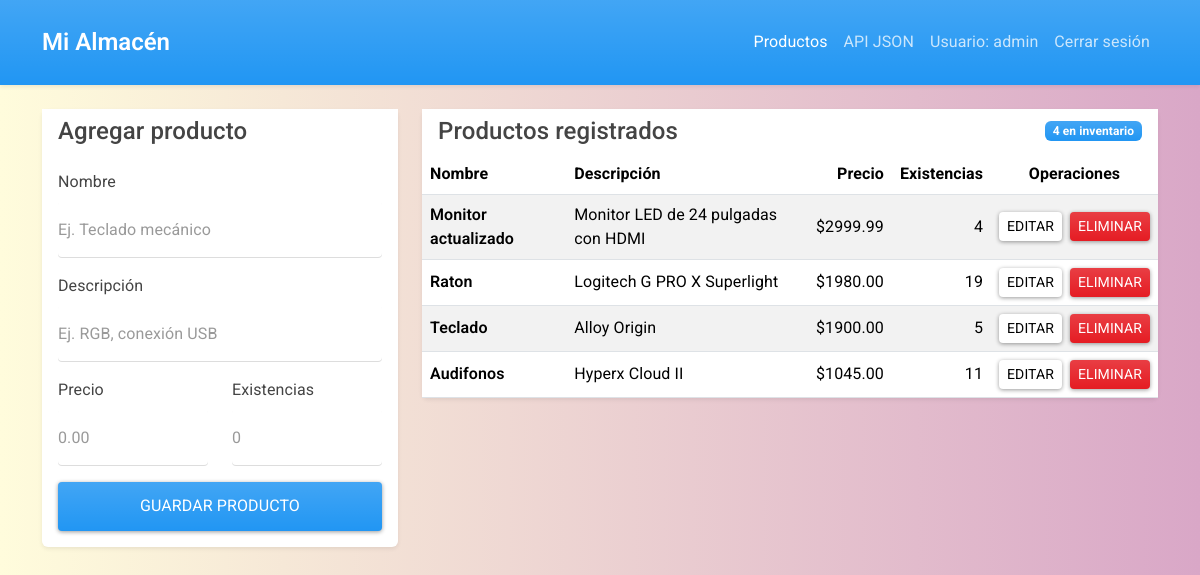
/ (signed in), run on the app's committed database.
### tables this page shows
CREATE TABLE productos (
      id INTEGER PRIMARY KEY AUTOINCREMENT,
      nombre TEXT NOT NULL,
      descripcion TEXT NOT NULL,
      precio REAL NOT NULL CHECK(precio >= 0),
      stock INTEGER NOT NULL CHECK(stock >= 0)
    , usuario_id INTEGER);

### app.py (the view)
    @app.route("/")
    @login_required
    def Index():
        productos = obtener_productos(usuario_actual_id())
        return render_template("index.html", productos=productos)

### app.py (called while the page is built)
def login_required(view):
    @wraps(view)
    def wrapped_view(*args, **kwargs):
        if "usuario_id" not in session:
            flash("Inicia sesión para continuar")
            return redirect(url_for("login"))
        return view(*args, **kwargs)
    return wrapped_view

def usuario_actual_id():
    if hasattr(g, "usuario_id"):
        return g.usuario_id
    return session["usuario_id"]

### extensions.py (called while the page is built)
def get_db():
    if "db" not in g:
        g.db = sqlite3.connect(current_app.config["DATABASE"])
        g.db.row_factory = sqlite3.Row
    return g.db

### models/tablaDB.py (called while the page is built)
def row_to_dict(row):
    if row is None:
        return None
    return dict(row)

def obtener_productos(usuario_id):
    db = get_db()
    productos = db.execute(
        """
        SELECT id, nombre, descripcion, precio, stock
        FROM productos
        WHERE usuario_id = ?
        ORDER BY id DESC
        """,
        (usuario_id,),
    ).fetchall()
    return [row_to_dict(producto) for producto in productos]

### templates/index.html (shortened to what this page needs)
{% extends 'layout.html' %}
{% block body %}
<div class="row g-4 align-items-start">
  <div class="col-lg-4">
    <div class="card shadow-sm">
      <div class="card-header bg-white">
        <h1 class="h4 mb-0">Agregar producto</h1>
      </div>
      <div class="card-body">
        <form action="{{ url_for('add_product') }}" method="POST">
          <div class="mb-3">
            <label class="form-label" for="nombre">Nombre</label>
            <input type="text" id="nombre" name="nombre" placeholder="Ej. Teclado mecánico" class="form-control" required>
          </div>
          <div class="mb-3">
            <label class="form-label" for="descripcion">Descripción</label>
            <input type="text" id="descripcion" name="descripcion" placeholder="Ej. RGB, conexión USB" class="form-control" required>
          </div>
          <div class="row">
            <div class="col-md-6 mb-3">
              <label class="form-label" for="precio">Precio</label>
              <input type="number" id="precio" name="precio" placeholder="0.00" min="0" step="0.01" class="form-control" required>
            </div>
            <div class="col-md-6 mb-3">
              <label class="form-label" for="stock">Existencias</label>
              <input type="number" id="stock" name="stock" placeholder="0" min="0" step="1" class="form-control" required>
            </div>
          </div>
          <button type="submit" class="btn btn-primary w-100">Guardar producto</button>
        </form>
      </div>
    </div>
  </div>
  <div class="col-lg-8">
    <div class="card shadow-sm">
      <div class="card-header bg-white d-flex justify-content-between align-items-center">
        <h2 class="h4 mb-0">Productos registrados</h2>
        <span class="badge text-bg-primary">{{ productos|length }} en inventario</span>
      </div>
      <div class="table-responsive">
        <table class="table table-striped table-hover align-middle mb-0">
          <thead>
            <tr>
              <th>Nombre</th>
              <th>Descripción</th>
              <th class="text-end">Precio</th>
              <th class="text-end">Existencias</th>
              <th class="text-center">Operaciones</th>
            </tr>
          </thead>
          <tbody>
            {% for producto in productos %}
              <tr>
                <td class="fw-semibold">{{ producto.nombre }}</td>
                <td>{{ producto.descripcion }}</td>
                <td class="text-end">${{ "%.2f"|format(producto.precio) }}</td>
                <td class="text-end">{{ producto.stock }}</td>
                <td>
                  <div class="d-flex gap-2 justify-content-center">
                    <a href="{{ url_for('edit_product', id=producto.id) }}" class="btn btn-secondary btn-sm px-2">Editar</a>
                    <a href="{{ url_for('delete_product', id=producto.id) }}" class="btn btn-danger btn-sm px-2 btn-delete">Eliminar</a>
                  </div>
                </td>
              </tr>
            {% else %}
              <tr>
                <td colspan="5" class="text-center text-muted py-4">No hay productos registrados.</td>
              </tr>
            {% endfor %}
          </tbody>
        </table>
      </div>
    </div>
  </div>
</div>
{% endblock %}

### templates/layout.html (shortened to what this page needs)
<!DOCTYPE html>
<html lang="es">
<head>
  <link rel="stylesheet" href="https://bootswatch.com/5/materia/bootstrap.min.css">
  <link rel="stylesheet" href="{{ url_for('static', filename='css/main.css') }}">
</head>
<body>
  <nav class="navbar navbar-expand-lg navbar-dark bg-primary shadow-sm">
    <div class="container">
      <a class="navbar-brand fw-semibold" href="{{ url_for('Index') if session.get('usuario_id') else url_for('login') }}">Mi Almacén</a>
      <div class="collapse navbar-collapse" id="navbarMenu">
        <ul class="navbar-nav ms-auto">
          {% if session.get('usuario_id') %}
            <li class="nav-item">
              <a class="nav-link active" href="{{ url_for('Index') }}">Productos</a>
            </li>
            <li class="nav-item">
              <a class="nav-link" href="{{ url_for('api_get_productos') }}">API JSON</a>
            </li>
            <li class="nav-item">
              <span class="nav-link">Usuario: {{ session.get('username') }}</span>
            </li>
            <li class="nav-item">
              <a class="nav-link" href="{{ url_for('logout') }}">Cerrar sesión</a>
            </li>
          {% endif %}
        </ul>
      </div>
    </div>
  </nav>
  <main class="container py-4">
    {% block body %}
    {% endblock %}
  </main>
</body>
</html>

### static/css/main.css (style rules this page uses)
body { min-height: 100vh; background: #d9a7c7; background: -webkit-linear-gradient(to right, #fffcdc, #d9a7c7); background: linear-gradient(to right, #fffcdc, #d9a7c7); }
.navbar-brand { letter-spacing: 0; }
.card { border: 0; border-radius: 6px; }
.card-header { border-bottom-color: rgba(0, 0, 0, 0.08); }
.table td, .table th { vertical-align: middle; }
.btn { border-radius: 4px; }
.form-control { border-radius: 4px; }

### data on the page
productos: nombre "Monitor actualizado", descripcion "Monitor LED de 24 pulgadas con HDMI", precio "2999.99", stock "4"
productos: nombre "Raton", descripcion "Logitech G PRO X Superlight", precio "1980.00", stock "19"
productos: nombre "Teclado", descripcion "Alloy Origin", precio "1900.00", stock "5"
productos: nombre "Audifonos", descripcion "Hyperx Cloud II", precio "1045.00", stock "11"

### other printed values
{{ session.get('username') }} "admin"
{{ productos|length }} "4"
